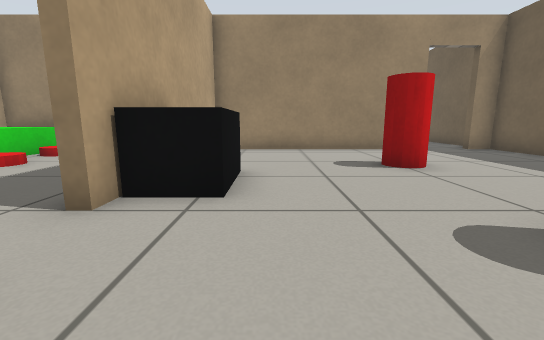
[1] (above)

12 first-person views from a walk through a world built for the Gazebo simulator. The camera is 0.5 m above the floor, tilts 10° down and sees 90° across. The floor is counted in squares, 0.5 m on a side. Each view is taken from the middle of a square. On the plan, view 1 faces up. The plan holds only what a view shows up to about 11 squares ahead; the rest is blank. The place goes on beyond the plan.

[2]
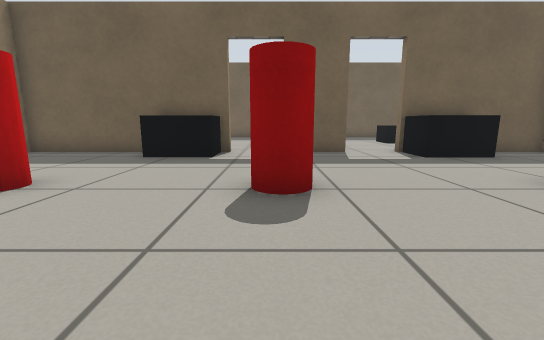

[3]
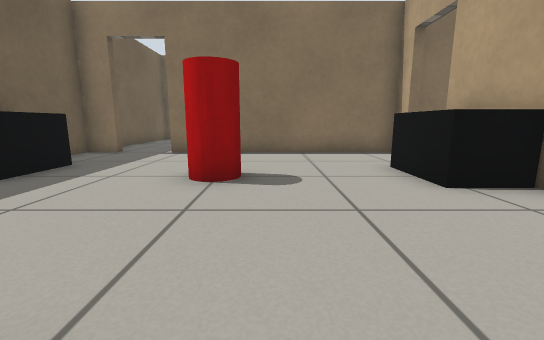

[4]
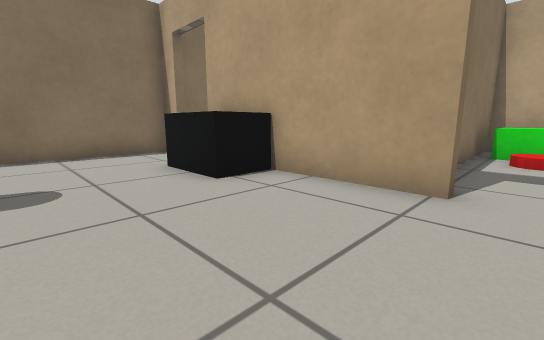

[5]
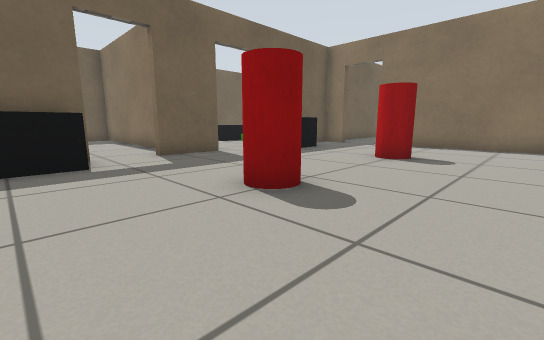

[6]
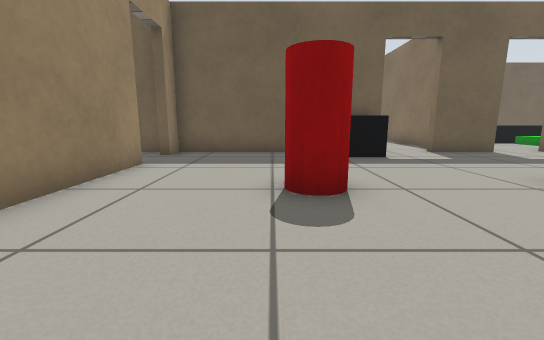

[7]
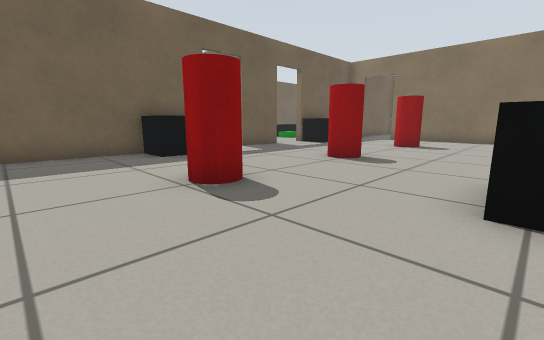

[8]
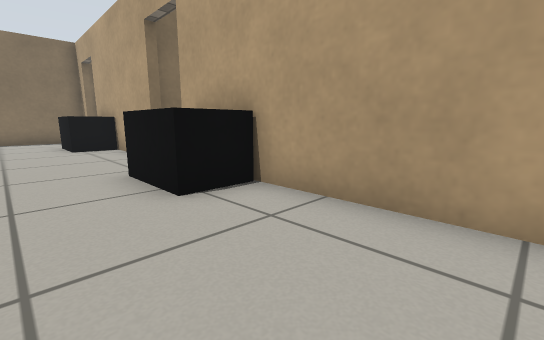

[9]
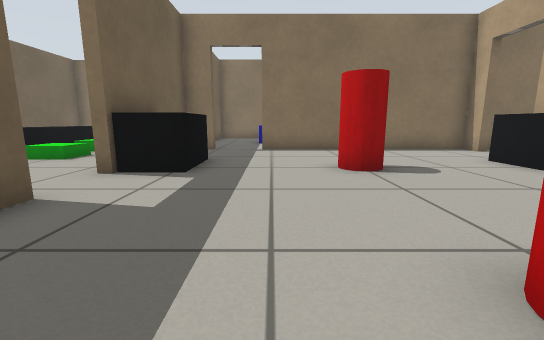

[10]
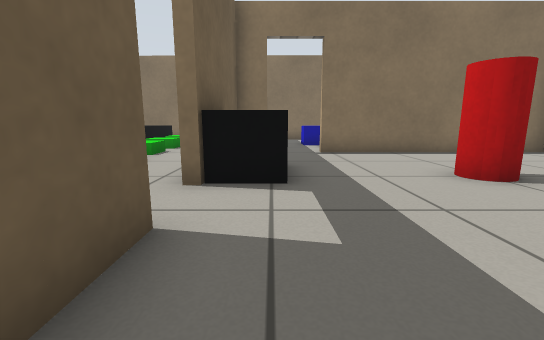

[11]
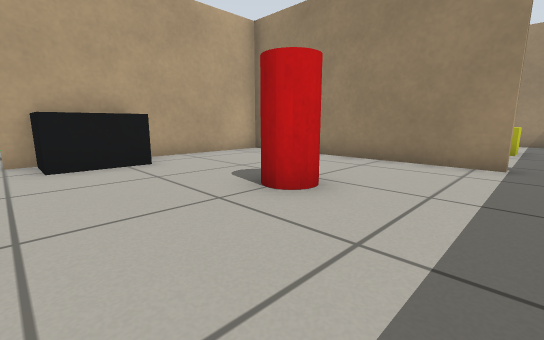

[12]
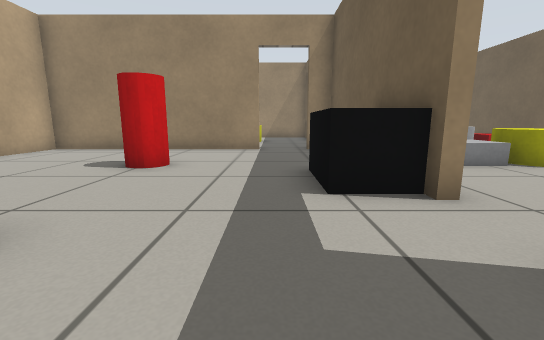

### Floor plan
Key: @ floor where view 1 was taken; # wall or solid block; . floor; D open door; C red cylinder; B black box; T thing the floor can be seen under or through; O other object.
Columns run from 4 left of view 1 to 10 right of it. Each row starts with its distance up from view 1.
 11           ..#
 10   ########DD#
  9   #.........#
  8   #.........#
  7   #....C....# O
  6   #B...C...B# O
  5   BB.......BB.
  4  .BB.......B#.
  3  .D.........D.
  2  .D....CC...D.
  1  ##....C....T
  0   #.@.......T
 -1   #.........D.
 -2   #B.......BD.
 -3   BB...C...BB.
 -4   #B.......BB.
 -5   D.........#.
 -6   D.........#
 -7 ##########DD#
 -8          ...#
 -9             #

Positions as (right, up) in squares from view 1, and headings:
1: (0, 0), facing up
2: (-1, 2), facing right
3: (2, 2), facing down
4: (2, 2), facing down-left
5: (0, 5), facing down-right
6: (-1, 7), facing right
7: (-1, 9), facing down-right
8: (1, 9), facing down-left
9: (5, 3), facing down
10: (7, 2), facing down
11: (6, 3), facing up-left
12: (6, 0), facing up
